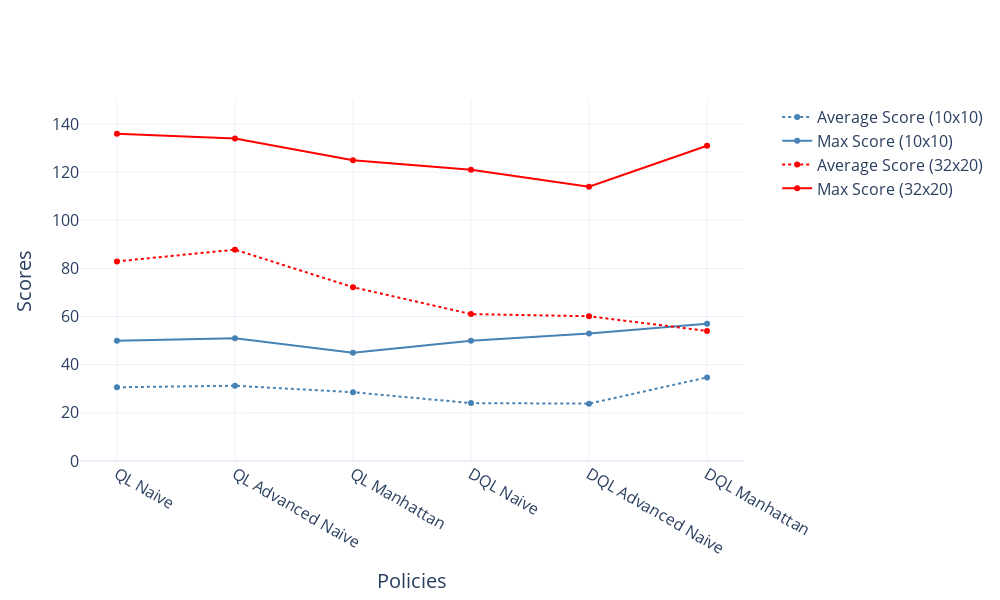

Notebook source saved alongside this figure:
### Code cell
import plotly.graph_objects as go

# Labels for the categories
categories = ['Naive', 'Advanced Naive', 'Manhattan']

# Data for 10x10 grid
max_scores_10x10 = [max(ql_naive_10), max(ql_advanced_10), max(ql_manhattan_10), max(dql_naive_10), max(dql_advanced_10), max(dql_manhattan_10)]
avg_scores_10x10 = [ql_naive_10_avg, ql_advanced_10_avg, ql_manhattan_10_avg, dql_naive_10_avg, dql_advanced_10_avg, dql_manhattan_10_avg]

# Data for 32x20 grid
max_scores_32x20 = [max(ql_naive_32), max(ql_advanced_32), max(ql_manhattan_32), max(dql_naive_32), max(dql_advanced_32), max(dql_manhattan_32)]
avg_scores_32x20 = [ql_naive_32_avg, ql_advanced_32_avg, ql_manhattan_32_avg, dql_naive_32_avg, dql_advanced_32_avg, dql_manhattan_32_avg]

# Labels for plotting
labels = [f'QL {cat}' for cat in categories] + [f'DQL {cat}' for cat in categories]

# Create a figure
fig = go.Figure()

# Color settings
color_10x10 = 'rgb(70, 130, 180)'  # Steel Blue
color_32x20 = 'rgb(255, 0, 0)'    # Red-Orange

# Add traces for the 10x10 grid
fig.add_trace(go.Scatter(
    x=labels,
    y=avg_scores_10x10,
    mode='lines+markers',
    name='Average Score (10x10)',
    marker=dict(color=color_10x10),
    line=dict(width=2, dash='dot')  # Solid line for average
))
fig.add_trace(go.Scatter(
    x=labels,
    y=max_scores_10x10,
    mode='lines+markers',
    name='Max Score (10x10)',
    marker=dict(color=color_10x10),
    line=dict(width=2, dash='solid')  # Dotted line for max
))

# Add traces for the 32x20 grid
fig.add_trace(go.Scatter(
    x=labels,
    y=avg_scores_32x20,
    mode='lines+markers',
    name='Average Score (32x20)',
    marker=dict(color=color_32x20),
    line=dict(width=2, dash='dot')  # Solid line for average
))
fig.add_trace(go.Scatter(
    x=labels,
    y=max_scores_32x20,
    mode='lines+markers',
    name='Max Score (32x20)',
    marker=dict(color=color_32x20),
    line=dict(width=2, dash='solid')  # Dotted line for max
))

# Update layout for enhanced clarity and readability
fig.update_layout(
    #title={'text': "Score Comparison Across Reward Functions and Grid Sizes", 'x': 0.5, 'font': {'size': 24}},
    width=1000,
    height=600,
    template="plotly_white",
    xaxis=dict(
        title='Policies',
        titlefont={'size': 20},
        tickfont={'size': 16}
    ),
    yaxis=dict(
        title='Scores',
        titlefont={'size': 20},
        tickfont={'size': 16},
        range=[0, 150]
    ),
    legend=dict(
        x=1.05,
        y=1,
        bgcolor='rgba(255, 255, 255, 0)',
        bordercolor='rgba(255, 255, 255, 0)',
        font={'size': 16}
    )
)

# Show the plot
fig.show()

### Figure 1 — Plotly figure (JSON) as saved in the notebook; plotly's stock layout.template omitted (floating-point values rounded to 4 significant figures)
{"data": [{"line": {"dash": "dot", "width": 2}, "marker": {"color": "rgb(70, 130, 180)"}, "mode": "lines+markers", "name": "Average Score (10x10)", "type": "scatter", "x": ["QL Naive", "QL Advanced Naive", "QL Manhattan", "DQL Naive", "DQL Advanced Naive", "DQL Manhattan"], "y": [30.65, 31.27, 28.59, 24.06, 23.83, 34.73]}, {"line": {"dash": "solid", "width": 2}, "marker": {"color": "rgb(70, 130, 180)"}, "mode": "lines+markers", "name": "Max Score (10x10)", "type": "scatter", "x": ["QL Naive", "QL Advanced Naive", "QL Manhattan", "DQL Naive", "DQL Advanced Naive", "DQL Manhattan"], "y": [50, 51, 45, 50, 53, 57]}, {"line": {"dash": "dot", "width": 2}, "marker": {"color": "rgb(255, 0, 0)"}, "mode": "lines+markers", "name": "Average Score (32x20)", "type": "scatter", "x": ["QL Naive", "QL Advanced Naive", "QL Manhattan", "DQL Naive", "DQL Advanced Naive", "DQL Manhattan"], "y": [82.94, 87.82, 72.23, 61.04, 60.15, 54.02]}, {"line": {"dash": "solid", "width": 2}, "marker": {"color": "rgb(255, 0, 0)"}, "mode": "lines+markers", "name": "Max Score (32x20)", "type": "scatter", "x": ["QL Naive", "QL Advanced Naive", "QL Manhattan", "DQL Naive", "DQL Advanced Naive", "DQL Manhattan"], "y": [136, 134, 125, 121, 114, 131]}], "layout": {"height": 600, "legend": {"bgcolor": "rgba(255, 255, 255, 0)", "bordercolor": "rgba(255, 255, 255, 0)", "font": {"size": 16}, "x": 1.05, "y": 1}, "width": 1000, "xaxis": {"tickfont": {"size": 16}, "title": {"font": {"size": 20}, "text": "Policies"}}, "yaxis": {"range": [0, 150], "tickfont": {"size": 16}, "title": {"font": {"size": 20}, "text": "Scores"}}}}
